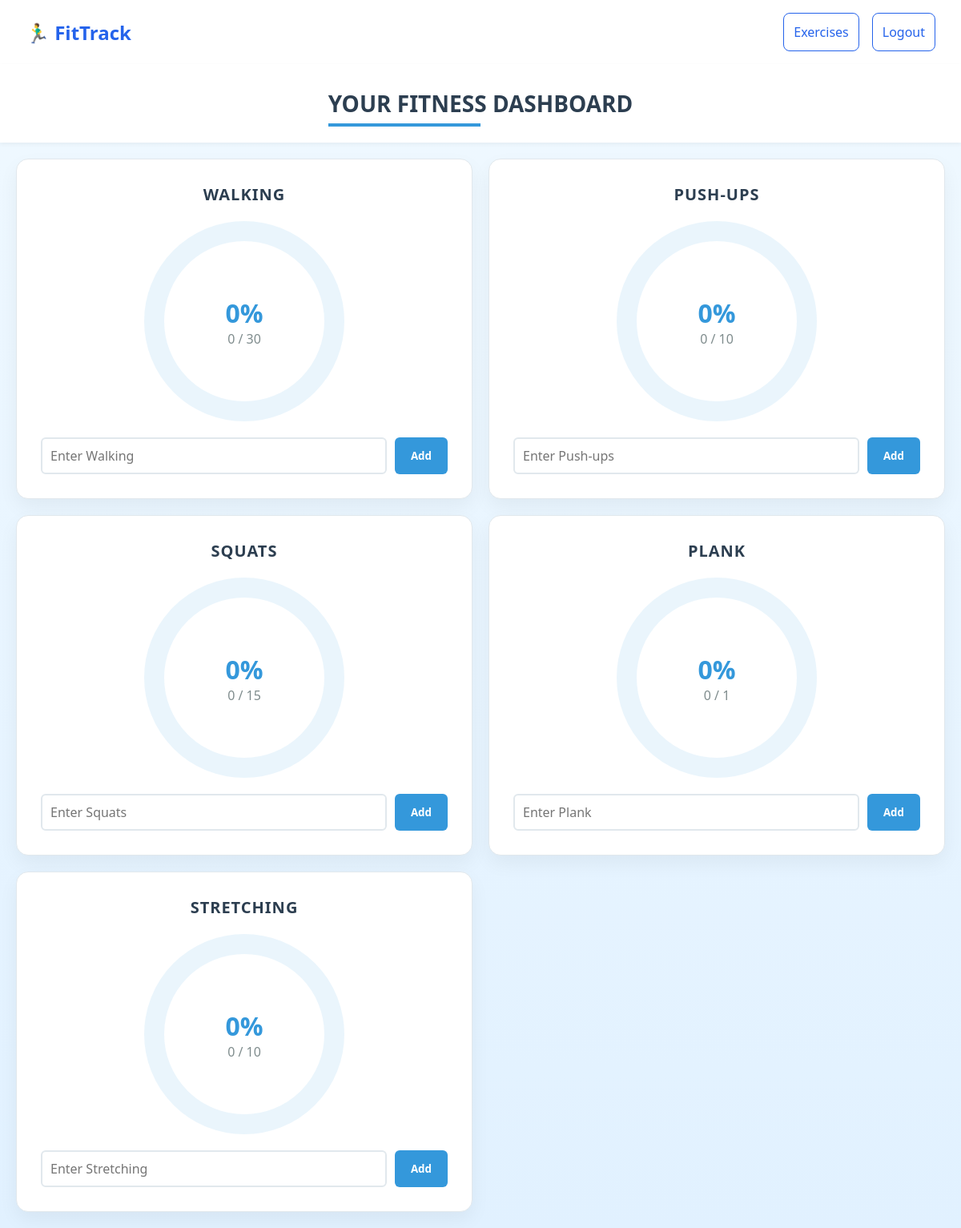
The app's page /dashboard (signed in) with its own data.
### fitapp/models.py (models this page shows, shortened)
class Exercise(models.Model):
    UNIT_CHOICES = [
        ('minutes', 'Minutes'),
        ('count', 'Count'),
    ]
    user = models.ForeignKey(User, on_delete=models.CASCADE, related_name='exercises', null= True)
    exercise_name = models.CharField(max_length=50)
    exercise_unit = models.CharField(max_length=10, choices=UNIT_CHOICES)
    exercise_target = models.IntegerField()
    preset_type = models.CharField(max_length=20, blank=False, null=True)  # Optional field to store the preset type
    completed = models.IntegerField(default=0)

### fitapp/views.py (the view)
# urls.py: path('dashboard', views.dashboard, name='dashboard'),
def dashboard(request):
    if request.user.is_authenticated:
        exercises = Exercise.objects.filter(user=request.user)
        total_exercises = exercises.count()
        completed_exercises = exercises.filter(completed__gt=0)
        context = {
            'exercises': exercises,
            'total_exercises': total_exercises,
            'completed_exercises': completed_exercises
        }
        return render(request, 'dashboard.html', context)
    else:
        messages.warning(request, 'Please log in to view your dashboard')
        return redirect('login')

### fitapp/templatetags/custom_filters.py (called while the page is built)
@register.filter
def calculate_progress(completed, target):
    print(f"calculate_progress called with completed={completed}, target={target}")
    if target > 0:
        return round((completed / target) * 100)
    return 0

### templates/dashboard.html (shortened to what this page needs)
{% load static  %}
{% load custom_filters %}
<!DOCTYPE html>
<html lang="en">
<head>
    <link rel="stylesheet" href="{% static 'style.css' %}">
</head>
<body>
    <nav class="navbar">
        <div class="nav-content">
            <div class="logo">
                🏃‍♂️ FitTrack
            </div>
            <div class="nav-buttons">
                {%if user.is_authenticated%}
                <a href="{% url 'fitness'%}" class="btn btn-outline">Exercises</a>
                <a href="{% url 'logout'%}" class="btn btn-outline">Logout</a>
                {%else%}
                <a href="{% url 'login'%}" class="btn btn-outline">Login</a>
                <a href="{% url 'register'%}" class="btn btn-primary">Register</a>
                {%endif%}
            </div>
        </div>
    </nav>
    <div class="dashboard-title">
        <h1>YOUR FITNESS DASHBOARD</h1>
    </div>
    <div class="exercises-grid">
        {% for exercise in exercises %}
        <div class="dashboard">
            <div class="exercise-title">{{ exercise.exercise_name }}</div>
            <div class="progress-container">
                <svg viewBox="0 0 200 200" width="250" height="250">
                    <circle class="progress-circle progress-background" cx="100" cy="100" r="90" stroke="#e6e6e6" />
                    <circle
                        id="progressCircle-{{ exercise.id }}"
                        class="progress-circle progress-value"
                        cx="100" cy="100" r="90"
                        stroke="#3498db"
                        stroke-dasharray="565.48"
                        stroke-dashoffset="565.48"
                    />
                </svg>
                <div class="progress-text">
                    <div id="progressPercentage-{{ exercise.id }}" class="progress-percentage">
                        {{ exercise.completed|calculate_progress:exercise.exercise_target }}%
                    </div>
                    <div id="progressCount-{{ exercise.id }}" class="progress-count">
                        {{ exercise.completed }} / {{ exercise.exercise_target }}
                    </div>
                </div>
            </div>
            <form method='POST'>
            <div class="input-container">
                <input
                    type="number"
                    id="exerciseInput-{{ exercise.id }}"
                    placeholder="Enter {{ exercise.exercise_name }}"
                    min="0"
                >
                <button class="updateBtn" data-id="{{ exercise.id }}">Add</button>
            </div>
            </form>
        </div>
        {% endfor %}
    </div>
</body>
</html>

### static/style.css (style rules this page uses)
* { margin: 0; padding: 0; box-sizing: border-box; font-family: 'Segoe UI', Tahoma, Geneva, Verdana, sans-serif; text-decoration: none; }
body { background: linear-gradient(to bottom, #f0f9ff, #e1f1ff); min-height: 100vh; }
.navbar { background: white; padding: 1rem 2rem; box-shadow: 0 2px 4px rgba(0,0,0,0.1); }
.nav-content { max-width: 1200px; margin: 0 auto; display: flex; justify-content: space-between; align-items: center; }
.logo { display: flex; align-items: center; gap: 0.5rem; font-size: 1.5rem; font-weight: bold; color: #2563eb; }
.nav-buttons { display: flex; gap: 1rem; }
.btn { padding: 0.5rem 1.5rem; border-radius: 0.375rem; font-weight: 500; cursor: pointer; transition: all 0.3s ease; }
.btn-outline { border: 1px solid #2563eb; background: transparent; color: #2563eb; }
.btn { width: 100%; padding: 0.75rem; border-radius: 0.5rem; font-weight: 500; cursor: pointer; transition: all 0.3s ease; font-size: 1rem; }

### templates/dashboard.html (style rules this page uses)
:root { --primary-color: #3498db; --secondary-color: #2ecc71; --background-color: #f4f6f9; --text-primary: #2c3e50; --text-secondary: #7f8c8d; --white: #ffffff; --border-color: #e1e8ed; --font-family: 'Inter', -apple-system, BlinkMacSystemFont, 'Segoe UI', Roboto, Oxygen, Ubuntu, Cantarell, 'Open Sans', 'Helvetica Neue', sans-serif; --spacing-sm: 10px; --spacing-md: 15px; --spacing-lg: 20px; --spacing-xl: 30px; }
.dashboard-title { text-align: center; padding: var(--spacing-xl) var(--spacing-lg); background-color: var(--white); box-shadow: 0 2px 5px rgba(0, 0, 0, 0.05); }
.dashboard-title h1 { font-size: 28px; color: var(--text-primary); position: relative; display: inline-block; }
.dashboard-title h1::after { content: ''; position: absolute; bottom: -10px; left: 0; width: 50%; height: 4px; background-color: var(--primary-color); }
.exercises-grid { display: grid; grid-template-columns: repeat(auto-fit, minmax(400px, 1fr)); gap: var(--spacing-lg); padding: var(--spacing-lg); max-width: 1400px; margin: 0 auto; }
.dashboard { background-color: var(--white); border-radius: 15px; box-shadow: 0 10px 25px rgba(0, 0, 0, 0.05); padding: var(--spacing-xl); text-align: center; transition: all 0.3s ease; border: 1px solid var(--border-color); }
.exercise-title { font-size: 20px; font-weight: 700; color: var(--text-primary); margin-bottom: var(--spacing-lg); text-transform: uppercase; letter-spacing: 1px; }
.progress-container { position: relative; width: 250px; height: 250px; margin: 0 auto var(--spacing-lg); }
.progress-text { position: absolute; top: 50%; left: 50%; transform: translate(-50%, -50%); }
.progress-percentage { font-size: 32px; font-weight: bold; color: var(--primary-color); }
.progress-count { font-size: 16px; color: var(--text-secondary); }
.input-container { display: flex; gap: var(--spacing-sm); }
input[type="number"] { flex-grow: 1; padding: var(--spacing-sm); border: 2px solid var(--border-color); border-radius: 6px; font-size: 16px; outline: none; transition: all 0.3s ease; }
.updateBtn { padding: var(--spacing-sm) var(--spacing-lg); background-color: var(--primary-color); color: var(--white); border: none; border-radius: 6px; cursor: pointer; font-weight: 600; transition: all 0.3s ease; }
input[type="number"] { -moz-appearance: textfield; }

### records on screen
Exercise: exercise_name "WALKING", completed|calculate_progress "0", completed "0", exercise_target "30", exercise_name "Enter Walking"
Exercise: exercise_name "PUSH-UPS", completed|calculate_progress "0", completed "0", exercise_target "10", exercise_name "Enter Push-ups"
Exercise: exercise_name "SQUATS", completed|calculate_progress "0", completed "0", exercise_target "15", exercise_name "Enter Squats"
Exercise: exercise_name "PLANK", completed|calculate_progress "0", completed "0", exercise_target "1", exercise_name "Enter Plank"
Exercise: exercise_name "STRETCHING", completed|calculate_progress "0", completed "0", exercise_target "10", exercise_name "Enter Stretching"
